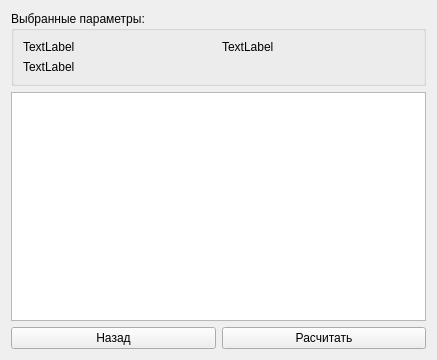
<?xml version="1.0" encoding="UTF-8"?>
<ui version="4.0">
 <class>prepare</class>
 <widget class="QWidget" name="prepare">
  <property name="geometry">
   <rect>
    <x>0</x>
    <y>0</y>
    <width>437</width>
    <height>360</height>
   </rect>
  </property>
  <property name="windowTitle">
   <string>Form</string>
  </property>
  <layout class="QGridLayout" name="gridLayout_2">
   <item row="0" column="0" colspan="2">
    <widget class="QGroupBox" name="groupBox">
     <property name="title">
      <string>Выбранные параметры:</string>
     </property>
     <layout class="QGridLayout" name="gridLayout">
      <item row="0" column="0">
       <widget class="QLabel" name="label">
        <property name="text">
         <string>TextLabel</string>
        </property>
       </widget>
      </item>
      <item row="1" column="0">
       <widget class="QLabel" name="label_2">
        <property name="text">
         <string>TextLabel</string>
        </property>
       </widget>
      </item>
      <item row="0" column="1">
       <widget class="QLabel" name="label_3">
        <property name="text">
         <string>TextLabel</string>
        </property>
       </widget>
      </item>
     </layout>
    </widget>
   </item>
   <item row="1" column="0" colspan="2">
    <widget class="QTableWidget" name="tableWidget">
     <property name="editTriggers">
      <set>QAbstractItemView::NoEditTriggers</set>
     </property>
    </widget>
   </item>
   <item row="2" column="0">
    <widget class="QPushButton" name="pushButton">
     <property name="text">
      <string>Назад</string>
     </property>
    </widget>
   </item>
   <item row="2" column="1">
    <widget class="QPushButton" name="pushButton_2">
     <property name="text">
      <string>Расчитать</string>
     </property>
    </widget>
   </item>
  </layout>
 </widget>
 <resources/>
 <connections/>
</ui>
